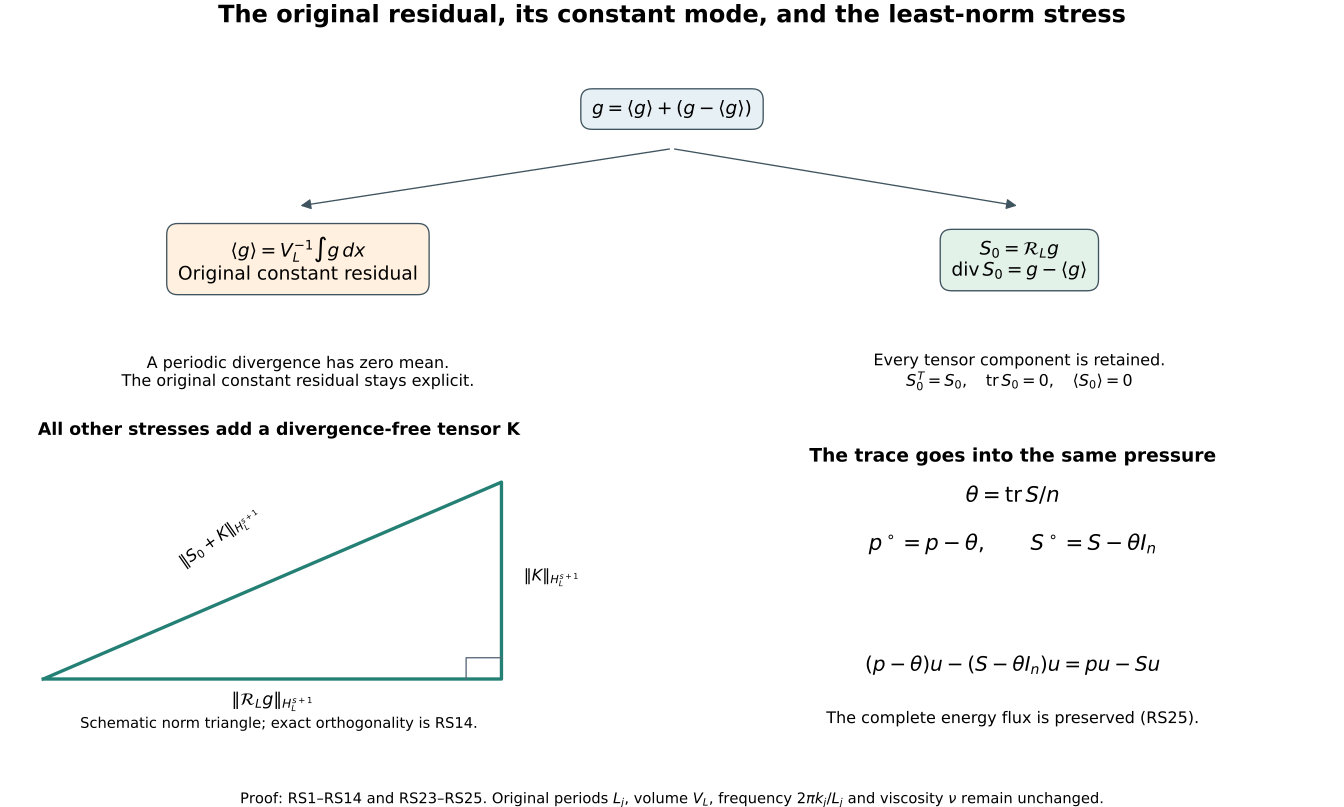

This chart was generated by the following Python code:
"""Exact residual maps; schematic geometry represents Sobolev orthogonality."""
from pathlib import Path
import matplotlib
matplotlib.use('Agg')
import matplotlib.pyplot as plt
from matplotlib.patches import FancyArrowPatch
out=Path(__file__).resolve().parent
fig=plt.figure(figsize=(14,8.4),layout='constrained')
fig.get_layout_engine().set(rect=(0,.07,1,.91))
gs=fig.add_gridspec(2,2,height_ratios=[1.1,1])
top=fig.add_subplot(gs[0,:]);left=fig.add_subplot(gs[1,0]);right=fig.add_subplot(gs[1,1])
for ax in [top,left,right]:ax.set_axis_off()
fig.suptitle('The original residual, its constant mode, and the least-norm stress',fontsize=18,weight='bold')
top.set(xlim=(0,1),ylim=(0,1))
def box(x,y,text,color):
    top.text(x,y,text,ha='center',va='center',fontsize=14,bbox=dict(boxstyle='round,pad=.6',fc=color,ec='#40545f'))
box(.5,.84,r'$g=\langle g\rangle+(g-\langle g\rangle)$','#e7f0f5')
box(.22,.42,r'$\langle g\rangle=V_L^{-1}\int g\,dx$'+'\nOriginal constant residual','#fff0df')
box(.76,.42,r'$S_0=\mathcal{R}_Lg$'+'\n'+r'$\operatorname{div}S_0=g-\langle g\rangle$','#e3f2e9')
for x in [.22,.76]:
    top.add_patch(FancyArrowPatch((.5,.73),(x,.57),arrowstyle='-|>',mutation_scale=16,color='#40545f'))
top.text(.22,.07,'A periodic divergence has zero mean.\nThe original constant residual stays explicit.',ha='center',fontsize=12)
top.text(.76,.07,'Every tensor component is retained.\n'+r'$S_0^{T}=S_0,\quad \operatorname{tr}S_0=0,\quad \langle S_0\rangle=0$',ha='center',fontsize=12)
left.set(xlim=(-.3,4.7),ylim=(-.85,3.3))
left.plot([0,3.5,3.5,0],[0,0,2.5,0],color='#247f74',lw=2.5)
left.plot([3.23,3.23,3.5],[0,.27,.27],color='#586779',lw=1)
left.text(1.75,-.33,r'$\|\mathcal{R}_Lg\|_{H_L^{s+1}}$',ha='center',fontsize=13)
left.text(3.67,1.25,r'$\|K\|_{H_L^{s+1}}$',ha='left',fontsize=12)
left.text(1.35,1.43,r'$\|S_0+K\|_{H_L^{s+1}}$',rotation=35,ha='center',fontsize=12)
left.text(1.8,3.1,'All other stresses add a divergence-free tensor K',ha='center',fontsize=13,weight='bold')
left.text(1.8,-.62,'Schematic norm triangle; exact orthogonality is RS14.',ha='center',fontsize=11)
right.set(xlim=(0,1),ylim=(0,1))
right.text(.5,.87,'The trace goes into the same pressure',ha='center',fontsize=14,weight='bold')
right.text(.5,.6,r'$\theta=\operatorname{tr}S/n$'+'\n\n'+r'$p^\circ=p-\theta,\qquad S^\circ=S-\theta I_n$',ha='center',fontsize=16)
right.text(.5,.23,r'$(p-\theta)u-(S-\theta I_n)u=pu-Su$',ha='center',fontsize=15)
right.text(.5,.07,'The complete energy flux is preserved (RS25).',ha='center',fontsize=12)
fig.text(.5,.004,r'Proof: RS1–RS14 and RS23–RS25. Original periods $L_j$, volume $V_L$, frequency $2\pi k_j/L_j$ and viscosity $\nu$ remain unchanged.',ha='center',fontsize=11)
fig.savefig(out/'original-reynolds-stress-maps.png',dpi=150)
fig.savefig(out/'original-reynolds-stress-maps.svg')
